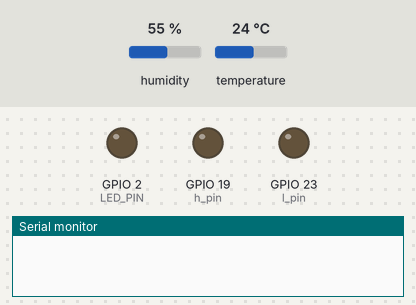
Simulated run of this sketch. Board: ESP32. Shown: output pins drawn as LEDs (lit = HIGH), the last lines printed to the serial monitor. Inputs (shaded band) come from the test bench; at power-on: humidity 55 %, temperature 24 °C. WiFi joins after 1.5 s; servers stay silent unless stated; no MQTT or app messages arrive unless stated. At 5.1 s the program puts the board to deep sleep or switches it off; the recording ends there.

Above: at 0.0 s.
At 1.1 s:
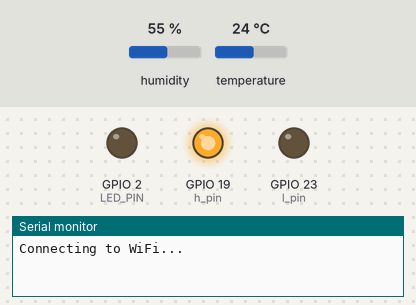
Timing chart, 0 to 2.6 s (numbered marks = the images above):
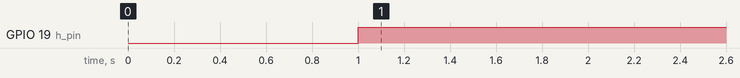

The sketch:

ESP32_MQTT_HTU21D.ino
```cpp
#include <WiFi.h>
#include <Wire.h>
#include <SparkFunHTU21D.h>
#include <PubSubClient.h>
#include "device_config.h"

const bool WIFI_DEBUG = false;
const int MAX_CONNECT_ATTEMPTS = 3;
const int CONNECT_ATTEMPT_DURATION = 5; // seconds(ish)
const long uS_TO_S_FACTOR = 1000000;

const int LED_PIN = 2;
const int xshort_duration = 5;
const int short_duration = 100;
const int long_duration = 1000;

const String TOPIC_TEMP =  TOPIC_BASE + "/" + CLIENT_NAME + "/" + "temperature";
const String TOPIC_HUMD =  TOPIC_BASE + "/" + CLIENT_NAME + "/" + "humidity";

HTU21D sensor;
WiFiClient espClient;
PubSubClient client(espClient);

void debugFlasher(int n)
{
  if(n < 1)
  {
    // 0 or less, do one long flash
    digitalWrite(LED_PIN, HIGH);
    delay(long_duration);
    digitalWrite(LED_PIN, LOW);
  }
  else if(n > 10)
  {
    // greater than 10, do two long flashes
    digitalWrite(LED_PIN, HIGH);
    delay(long_duration);
    digitalWrite(LED_PIN, LOW);
    delay(long_duration);
    digitalWrite(LED_PIN, HIGH);
    delay(long_duration);
    digitalWrite(LED_PIN, LOW);
  }
  else
  {
    // otherwise short-flash the LED the specified number of times
    for(int i=0; i<n; i++)
    {
      digitalWrite(LED_PIN, HIGH);
      delay(short_duration);
      digitalWrite(LED_PIN, LOW);
      delay(short_duration);
    }
  }
  // extra long delay at the end to separate flash groups
  delay(long_duration * 5);
}

bool wifiConnect()
{
  int attempts = 0;
  int wifi_status = WL_IDLE_STATUS;

  do
  {
    Serial.print("Connecting to WiFi..");
    attempts++;
    wifi_status = WiFi.begin(WIFI_SSID, WIFI_PASSWORD);
    if(WIFI_DEBUG == true)
    {
      Serial.println(wifi_status);
    }

    int attempt_checked = 0;
    while(wifi_status != WL_CONNECTED && attempt_checked < CONNECT_ATTEMPT_DURATION)
    {
      attempt_checked++;
      wifi_status = WiFi.status();

      if(WIFI_DEBUG == true)
      {
        Serial.println(wifi_status);
        digitalWrite(LED_PIN, HIGH);
        delay(xshort_duration);
        digitalWrite(LED_PIN, LOW);
        delay(1000 - xshort_duration);
      }
      else
      {
        Serial.print(".");
        delay(1000);
      }
    }

    // At the end of each attempt, when enabled, flash the last status code on the LED for debugging purposes
    if(WIFI_DEBUG == true)
    {
      debugFlasher(wifi_status);
    }
  }
  while (wifi_status != WL_CONNECTED && attempts < MAX_CONNECT_ATTEMPTS);

  if(wifi_status == WL_CONNECTED)
  {
    Serial.println("connected");
    Serial.print("IP address is: ");
    Serial.println(WiFi.localIP());
    return true;
  }
  else
  {
    Serial.println("Exceeded max retries. Failed to connect.");
    return false;
  }
}

bool mqttConnect()
{
  Serial.print("Connecting to MQTT broker...");

  client.setServer(MQTT_SERVER_IP, MQTT_SERVER_PORT);
  bool mqtt_success = client.connect(CLIENT_NAME.c_str());
  if(mqtt_success == true)
  {
    Serial.println("connected");
  }
  else
  {
    Serial.println("failed :(");
  }
  return mqtt_success;
}

void publishSensorValues()
{
  // Read sensor values
  sensor.begin();
  float humd = sensor.readHumidity();
  float temp = sensor.readTemperature();

  Serial.println("Publishing: ");


  Serial.print(temp, 1);
  Serial.print("C ");
  // some basic validation
  if(temp >= -100.0 && temp <= 100.0)
  {
    // Publish to MQTT
    client.publish(TOPIC_TEMP.c_str(), String(temp).c_str());
  }
  else
  {
    Serial.print(" validation failed");
  }
  Serial.println();

  Serial.print(humd, 1);
  Serial.print("%");
  // some basic validation
  if(humd >= 0.0 && humd <= 200.0)
  {
    // Publish to MQTT
    client.publish(TOPIC_HUMD.c_str(), String(humd).c_str());
  }
  else
  {
    Serial.print(" validation failed");
  }
  Serial.println();

}

void setup()
{
  Serial.begin(115200);
  delay(1000);

  // Info LED setup
  pinMode(LED_PIN, OUTPUT);
  digitalWrite(LED_PIN, LOW);


  // Set up some pins to supply sensor. Current low enough to not exceed max draw on GPIO
  int h_pin = 19;
  int l_pin = 23;
  pinMode(h_pin, OUTPUT);
  pinMode(l_pin, OUTPUT);
  digitalWrite(h_pin, HIGH);
  digitalWrite(l_pin, LOW);

  esp_sleep_enable_timer_wakeup(INTERVAL * uS_TO_S_FACTOR);

  // Connect to Wifi network
  bool success = false;
  success = wifiConnect();
  if(success == true)
  {
    // Connect to MQTT broker
    if(mqttConnect() == true)
    {
      publishSensorValues();
    }
  }

  Serial.print("Going back to sleep now for ");
  Serial.print(INTERVAL);
  Serial.println(" seconds...");
  delay(1000);
  Serial.flush();
  esp_deep_sleep_start();
}

void loop()
{
  // nothing to loop
}
```

device_config_example.h
```cpp
// Wifi SSID and Password
const char* WIFI_SSID = "Wifi_Name";
const char* WIFI_PASSWORD =  "Wifi_Password";

// IP address of MQTT broker to publish to
const uint8_t MQTT_SERVER_IP[] = {192, 168, 0, 99};
const int MQTT_SERVER_PORT = 1883;

// MQTT topic information
const String CLIENT_NAME =  "ESP32_kitchen";
const String TOPIC_BASE =  "home";
// resulting MQTT topic will be like <TOPIC_BASE>/<CLIENT_NAME>/<sensor> so e.g. home/ESP32_kitchen/temperature

// Publish interval - how often to send values to MQTT broker in seconds
const int INTERVAL = 30;
```

Measured:
- by itself, GPIO 19 (h_pin): LOW → HIGH at 1.0 s
